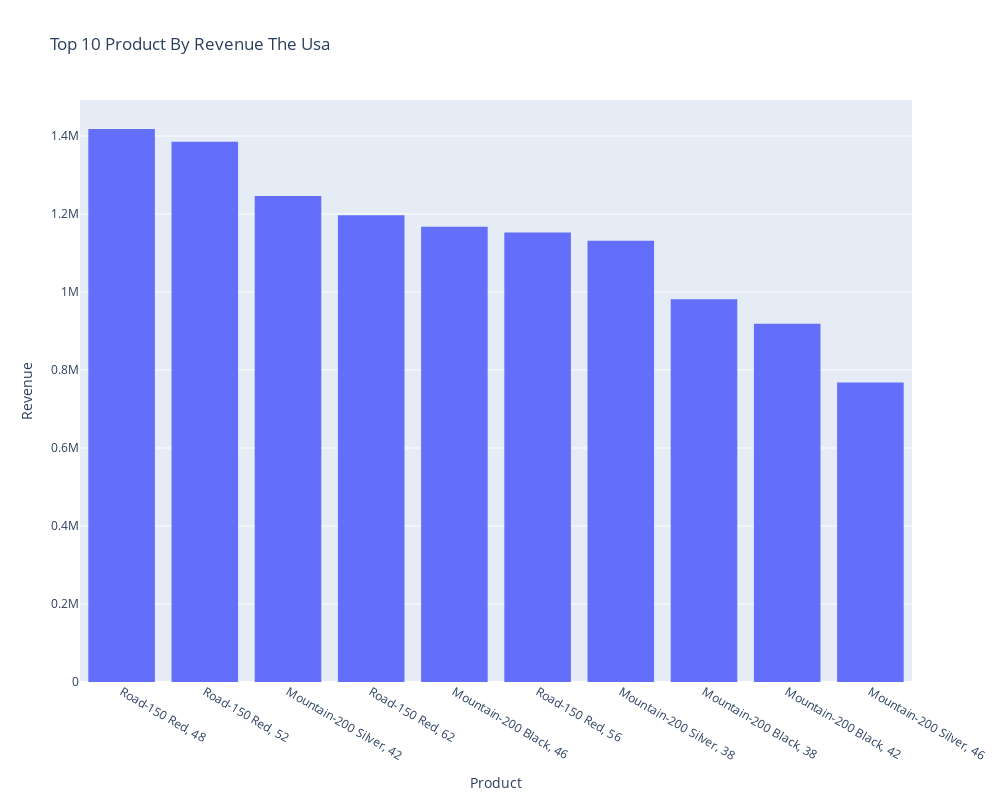

The code cell stored with this chart in its notebook:
### Code cell
# transforming to data frame
data = {
    "Country" : usa.index.get_level_values(0),
    "Product" : usa.index.get_level_values(1),
     "Revenue" : usa.values
}

usa1 = pd.DataFrame(data)
usa1
#ploting top product in USA
fig = px.histogram(usa1, x= 'Product' , y = 'Revenue',width = 1000, height = 800,title ='Top 10 Product By Revenue The Usa')
fig.update_layout(
    xaxis_title_text='Product',
    yaxis_title_text='Revenue')
fig.show()

### Figure 1 — Plotly figure (JSON) as saved in the notebook; plotly's stock layout.template omitted (floating-point values rounded to 4 significant figures)
{"data": [{"alignmentgroup": "True", "bingroup": "x", "histfunc": "sum", "hovertemplate": "Product=%{x}<br>sum of Revenue=%{y}<extra></extra>", "legendgroup": "", "marker": {"color": "#636efa", "pattern": {"shape": ""}}, "name": "", "offsetgroup": "", "orientation": "v", "showlegend": false, "type": "histogram", "x": ["Road-150 Red, 48", "Road-150 Red, 52", "Mountain-200 Silver, 42", "Road-150 Red, 62", "Mountain-200 Black, 46", "Road-150 Red, 56", "Mountain-200 Silver, 38", "Mountain-200 Black, 38", "Mountain-200 Black, 42", "Mountain-200 Silver, 46"], "xaxis": "x", "y": [1417666, 1385411, 1246182, 1196887, 1167160, 1152367, 1131147, 981129, 918781, 768033], "yaxis": "y"}], "layout": {"barmode": "relative", "height": 800, "legend": {"tracegroupgap": 0}, "title": {"text": "Top 10 Product By Revenue The Usa"}, "width": 1000, "xaxis": {"anchor": "y", "domain": [0.0, 1.0], "title": {"text": "Product"}}, "yaxis": {"anchor": "x", "domain": [0.0, 1.0], "title": {"text": "Revenue"}}}}
